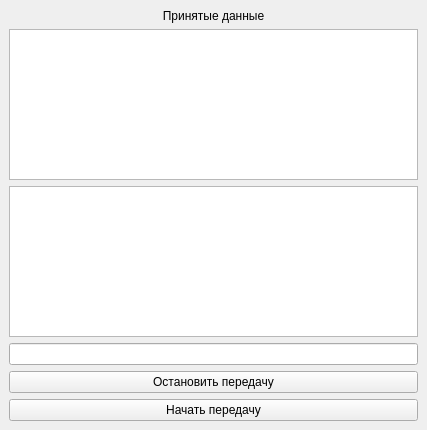
<?xml version="1.0" encoding="UTF-8"?>
<ui version="4.0">
 <class>MainWindow</class>
 <widget class="QMainWindow" name="MainWindow">
  <property name="geometry">
   <rect>
    <x>0</x>
    <y>0</y>
    <width>427</width>
    <height>430</height>
   </rect>
  </property>
  <property name="windowTitle">
   <string>MainWindow</string>
  </property>
  <widget class="QWidget" name="centralwidget">
   <layout class="QVBoxLayout" name="verticalLayout">
    <item>
     <widget class="QLabel" name="lb_receiveData">
      <property name="text">
       <string>Принятые данные</string>
      </property>
      <property name="alignment">
       <set>Qt::AlignCenter</set>
      </property>
     </widget>
    </item>
    <item>
     <widget class="QTextEdit" name="te_result"/>
    </item>
    <item>
     <widget class="QTextEdit" name="textEdit"/>
    </item>
    <item>
     <widget class="QLineEdit" name="lineEdit"/>
    </item>
    <item>
     <widget class="QPushButton" name="pb_stop">
      <property name="text">
       <string>Остановить передачу</string>
      </property>
     </widget>
    </item>
    <item>
     <widget class="QPushButton" name="pb_start">
      <property name="text">
       <string>Начать передачу</string>
      </property>
     </widget>
    </item>
   </layout>
  </widget>
 </widget>
 <resources/>
 <connections/>
</ui>
